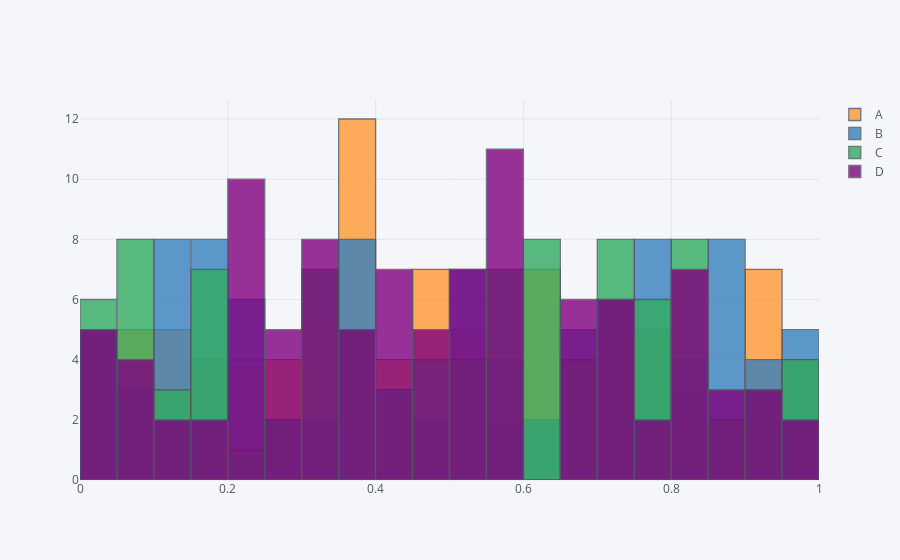

The notebook cell this image was saved under:
### Code cell
df.iplot(kind='hist',bins=25)
